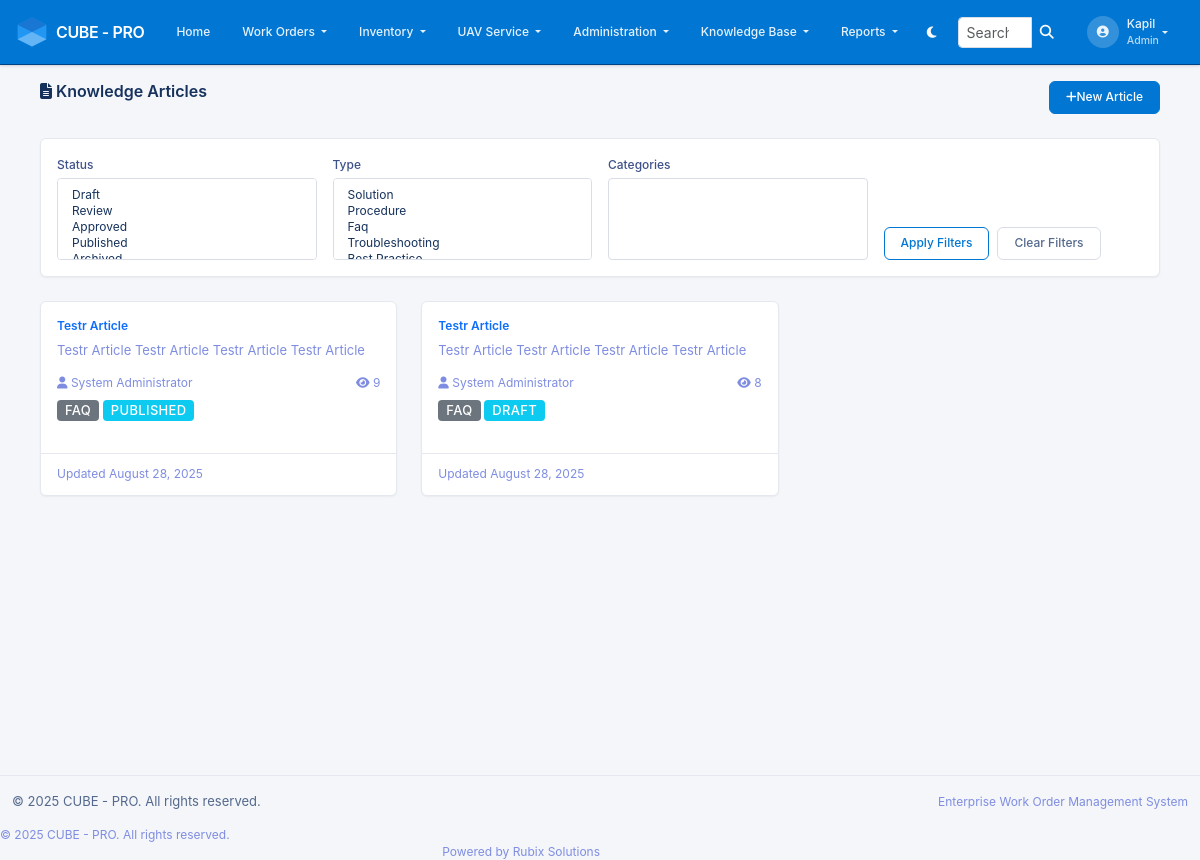
Screenshot of /knowledge/articles (signed in) with the database file from the repository.
### app/models.py (models this page shows, shortened)
class User(UserMixin, db.Model):
    __tablename__ = 'users'
    id = db.Column(db.Integer, primary_key=True)
    username = db.Column(db.String(64), unique=True, nullable=False, index=True)
    email = db.Column(db.String(120), unique=True, nullable=False, index=True)
    password_hash = db.Column(db.String(255), nullable=False)
    first_name = db.Column(db.String(64), nullable=False)
    last_name = db.Column(db.String(64), nullable=False)
    phone = db.Column(db.String(20))
    is_active = db.Column(db.Boolean, default=True)
    created_at = db.Column(db.DateTime, default=lambda: datetime.now(timezone.utc))
    last_login = db.Column(db.DateTime)
    role_id = db.Column(db.Integer, db.ForeignKey('roles.id'))
    created_workorders = db.relationship('WorkOrder', foreign_keys='WorkOrder.created_by_id',
                                       backref='creator', lazy='dynamic')
    assigned_workorders = db.relationship('WorkOrder', foreign_keys='WorkOrder.assigned_to_id',
                                        backref='assignee', lazy='dynamic')
    activities = db.relationship('WorkOrderActivity', backref='user', lazy='dynamic')
    def has_role(self, role_name):
        return self.role and self.role.name == role_name

class Role(db.Model):
    __tablename__ = 'roles'
    id = db.Column(db.Integer, primary_key=True)
    name = db.Column(db.String(64), unique=True, nullable=False)
    description = db.Column(db.String(255))
    created_at = db.Column(db.DateTime, default=lambda: datetime.now(timezone.utc))
    users = db.relationship('User', backref='role', lazy='dynamic')

### app/knowledge/models.py (models this page shows, shortened)
class KnowledgeArticle(db.Model):
    __tablename__ = 'knowledge_articles'
    id = db.Column(db.Integer, primary_key=True)
    kb_id = db.Column(db.String(20), unique=True, nullable=False)  # KB-YYYY-NNNN format
    title = db.Column(db.String(200), nullable=False)
    summary = db.Column(db.Text, nullable=False)
    description = db.Column(db.Text)
    solution = db.Column(db.Text)
    workaround = db.Column(db.Text)
    problem_statement = db.Column(db.Text)
    environment = db.Column(db.Text)
    cause = db.Column(db.Text)
    resolution_steps = db.Column(db.Text)
    prevention_steps = db.Column(db.Text)
    related_documents = db.Column(db.Text)
    article_type = db.Column(db.Enum(KnowledgeType), nullable=False, default=KnowledgeType.SOLUTION)
    status = db.Column(db.Enum(KnowledgeStatus), nullable=False, default=KnowledgeStatus.DRAFT)
    visibility = db.Column(db.Enum(VisibilityLevel), nullable=False, default=VisibilityLevel.PUBLIC)
    priority = db.Column(db.String(20), default='MEDIUM')  # LOW, MEDIUM, HIGH, CRITICAL
    category_id = db.Column(db.Integer, db.ForeignKey('knowledge_categories.id'))
    keywords = db.Column(db.Text)  # Comma-separated keywords for search
    author_id = db.Column(db.Integer, db.ForeignKey('users.id'), nullable=False)
    reviewer_id = db.Column(db.Integer, db.ForeignKey('users.id'))
    approver_id = db.Column(db.Integer, db.ForeignKey('users.id'))
    created_at = db.Column(db.DateTime, default=lambda: datetime.now(timezone.utc))
    updated_at = db.Column(db.DateTime, default=lambda: datetime.now(timezone.utc), onupdate=lambda: datetime.now(timezone.utc))
    reviewed_at = db.Column(db.DateTime)
    approved_at = db.Column(db.DateTime)
    published_at = db.Column(db.DateTime)
    expires_at = db.Column(db.DateTime)
    view_count = db.Column(db.Integer, default=0)
    helpful_count = db.Column(db.Integer, default=0)
    not_helpful_count = db.Column(db.Integer, default=0)
    average_rating = db.Column(db.Float, default=0.0)
    last_verified_at = db.Column(db.DateTime)
    verified_by_id = db.Column(db.Integer, db.ForeignKey('users.id'))
    version = db.Column(db.String(10), default='1.0')
    parent_article_id = db.Column(db.Integer, db.ForeignKey('knowledge_articles.id'))
    author = db.relationship('User', foreign_keys=[author_id], backref='authored_articles')
    reviewer = db.relationship('User', foreign_keys=[reviewer_id], backref='reviewed_articles')
    approver = db.relationship('User', foreign_keys=[approver_id], backref='approved_articles')
    verified_by = db.relationship('User', foreign_keys=[verified_by_id], backref='verified_articles')
    tags = db.relationship('KnowledgeTag', secondary=article_tags, backref='articles')
    visibility_roles = db.relationship('Role', secondary=article_visibility_roles, backref='visible_articles')
    visibility_users = db.relationship('User', secondary=article_visibility_users, backref='accessible_articles')
    parent_article = db.relationship('KnowledgeArticle', remote_side=[id], backref='child_versions')
    comments = db.relationship('KnowledgeComment', backref='article', lazy='dynamic', cascade='all, delete-orphan')
    attachments = db.relationship('KnowledgeAttachment', backref='article', lazy='dynamic', cascade='all, delete-orphan')
    ratings = db.relationship('KnowledgeRating', backref='article', lazy='dynamic', cascade='all, delete-orphan')
    views = db.relationship('KnowledgeView', backref='article', lazy='dynamic', cascade='all, delete-orphan')

class KnowledgeCategory(db.Model):
    __tablename__ = 'knowledge_categories'
    id = db.Column(db.Integer, primary_key=True)
    name = db.Column(db.String(100), nullable=False)
    description = db.Column(db.Text)
    parent_id = db.Column(db.Integer, db.ForeignKey('knowledge_categories.id'))
    icon = db.Column(db.String(50))
    color = db.Column(db.String(7))  # Hex color code
    sort_order = db.Column(db.Integer, default=0)
    is_active = db.Column(db.Boolean, default=True)
    created_at = db.Column(db.DateTime, default=lambda: datetime.now(timezone.utc))
    updated_at = db.Column(db.DateTime, default=lambda: datetime.now(timezone.utc), onupdate=lambda: datetime.now(timezone.utc))
    parent = db.relationship('KnowledgeCategory', remote_side=[id], backref='children')
    articles = db.relationship('KnowledgeArticle', backref='category', lazy='dynamic')

### app/knowledge/routes.py (the view)
@knowledge.route('/articles')
@login_required
def list_articles():
    filter_form = KnowledgeFilterForm()
    query = get_user_accessible_articles()
    query = query.order_by(desc(KnowledgeArticle.updated_at))
    page = request.args.get('page', 1, type=int)
    per_page = 20
    articles = query.paginate(
        page=page, per_page=per_page, error_out=False
    )
    return render_template('knowledge/list.html',
                         articles=articles,
                         filter_form=filter_form)

### app/templates/knowledge/list.html (shortened to what this page needs)
{% extends "base.html" %}
{% block content %}
<div class="container-fluid">
    <div class="d-flex justify-content-between align-items-center mb-4">
        <h2><i class="fas fa-file-alt"></i> Knowledge Articles</h2>
        <a href="{{ url_for('knowledge.create_article') }}" class="btn btn-primary">
            <i class="fas fa-plus"></i> New Article
        </a>
    </div>
    <div class="card mb-4">
        <div class="card-body">
            <form method="GET" class="row g-3">
                <div class="col-md-3">
                    {{ filter_form.status.label(class="form-label") }}
                    {{ filter_form.status(class="form-select", multiple=true) }}
                </div>
                <div class="col-md-3">
                    {{ filter_form.article_type.label(class="form-label") }}
                    {{ filter_form.article_type(class="form-select", multiple=true) }}
                </div>
                <div class="col-md-3">
                    {{ filter_form.category_id.label(class="form-label") }}
                    {{ filter_form.category_id(class="form-select", multiple=true) }}
                </div>
                <div class="col-md-3 d-flex align-items-end">
                    {{ filter_form.apply_filters(class="btn btn-outline-primary me-2") }}
                    {{ filter_form.clear_filters(class="btn btn-outline-secondary") }}
                </div>
            </form>
        </div>
    </div>
    <div class="row">
        {% if articles.items %}
            {% for article in articles.items %}
            <div class="col-md-6 col-lg-4 mb-4">
                <div class="card h-100">
                    <div class="card-body">
                        <h5 class="card-title">
                            <a href="{{ url_for('knowledge.view_article', id=article.id) }}" class="text-decoration-none">
                                {{ article.title }}
                            </a>
                        </h5>
                        <p class="card-text text-muted small">
                            {{ article.summary[:150] }}{% if article.summary|length > 150 %}...{% endif %}
                        </p>
                        <div class="d-flex justify-content-between align-items-center">
                            <small class="text-muted">
                                <i class="fas fa-user"></i> {{ article.author.first_name }} {{ article.author.last_name }}
                            </small>
                            <small class="text-muted">
                                <i class="fas fa-eye"></i> {{ article.view_count or 0 }}
                            </small>
                        </div>
                        <div class="mt-2">
                            {% if article.category %}
                                <span class="badge bg-secondary">{{ article.category.name }}</span>
                            {% endif %}
                            {% if article.status %}
                                {% if article.status.name == 'published' %}
                                    <span class="badge bg-success">{{ article.status.name|title }}</span>
                                {% elif article.status.name == 'draft' %}
                                    <span class="badge bg-warning">{{ article.status.name|title }}</span>
                                {% else %}
                                    <span class="badge bg-info">{{ article.status.name|title }}</span>
                                {% endif %}
                            {% endif %}
                        </div>
                    </div>
                    <div class="card-footer bg-transparent">
                        <small class="text-muted">
                            Updated {{ article.updated_at.strftime('%B %d, %Y') }}
                        </small>
                    </div>
                </div>
            </div>
            {% endfor %}
        {% endif %}
    </div>
</div>
{% endblock %}

### app/templates/base.html (shortened to what this page needs)
<!DOCTYPE html>
<html lang="en" data-bs-theme="light">
<head>
    <link href="https://cdn.jsdelivr.net/npm/bootstrap@5.3.2/dist/css/bootstrap.min.css" rel="stylesheet">
    <link href="https://cdnjs.cloudflare.com/ajax/libs/font-awesome/6.4.0/css/all.min.css" rel="stylesheet">
    <link href="{{ url_for('static', filename='css/style.css') }}" rel="stylesheet">
</head>
<body>
    {% if current_user.is_authenticated %}
    <nav class="navbar navbar-expand-lg navbar-dark">
        <div class="container-fluid px-3">
            <a class="navbar-brand fw-semibold d-flex align-items-center" href="{{ url_for('main.dashboard') }}">
                <img src="{{ url_for('static', filename='img/cube.svg') }}" alt="Cube Logo" style="height:32px;width:32px;object-fit:contain;" class="me-2">
                CUBE - PRO
            </a>
            <div class="collapse navbar-collapse" id="navbarNav">
                <ul class="navbar-nav me-auto">
                    <li class="nav-item">
                        <a class="nav-link px-2" href="{{ url_for('main.dashboard') }}">
                            Home
                        </a>
                    </li>
                    <li class="nav-item dropdown">
                        <a class="nav-link dropdown-toggle px-2" href="#" id="workordersDropdown" role="button" data-bs-toggle="dropdown">
                            Work Orders
                        </a>
                    </li>
                    {% if current_user.role and (current_user.role.name == 'admin' or current_user.role.name == 'manager') %}
                    <li class="nav-item dropdown">
                        <a class="nav-link dropdown-toggle px-2" href="#" id="inventoryDropdown" role="button" data-bs-toggle="dropdown">
                            Inventory
                        </a>
                    </li>
                    <li class="nav-item dropdown">
                        <a class="nav-link dropdown-toggle px-2" href="#" id="uavServiceDropdown" role="button" data-bs-toggle="dropdown">
                            UAV Service
                        </a>
                    </li>
                    <li class="nav-item dropdown">
                        <a class="nav-link dropdown-toggle px-2" href="#" id="adminDropdown" role="button" data-bs-toggle="dropdown">
                            Administration
                        </a>
                    </li>
                    <li class="nav-item dropdown">
                        <a class="nav-link dropdown-toggle px-2" href="#" id="knowledgeDropdown" role="button" data-bs-toggle="dropdown">
                            Knowledge Base
                        </a>
                    </li>
                    <li class="nav-item dropdown">
                        <a class="nav-link dropdown-toggle px-2" href="#" id="reportsDropdown" role="button" data-bs-toggle="dropdown">
                            Reports
                        </a>
                    </li>
                    {% endif %}
                </ul>
                <button class="btn btn-outline-light btn-sm me-2" id="themeToggle">
                    <i class="fas fa-moon"></i>
                </button>
                <form class="d-flex me-2" method="GET" action="{{ url_for('main.search') }}">
                    <div class="input-group input-group-sm">
                        <input class="form-control" type="search" name="q" placeholder="Search..." aria-label="Search" style="max-width: 200px;">
                        <button class="btn btn-outline-light" type="submit">
                            <i class="fas fa-search"></i>
                        </button>
                    </div>
                </form>
                <ul class="navbar-nav">
                    <li class="nav-item dropdown">
                        <a class="nav-link dropdown-toggle d-flex align-items-center" href="#" id="navbarDropdown" role="button" data-bs-toggle="dropdown">
                            <div class="user-avatar me-2">
                                <i class="fas fa-user-circle"></i>
                            </div>
                            <div class="user-info d-none d-md-block">
                                <div class="fw-medium">{{ current_user.first_name }}</div>
                                <small class="text-light opacity-75">{{ current_user.role.name|title if current_user.role else 'User' }}</small>
                            </div>
                        </a>
                    </li>
                </ul>
            </div>
        </div>
    </nav>
    {% endif %}
    <main class="{% if current_user.is_authenticated %}main-content{% else %}auth-content{% endif %}">
        {% if current_user.is_authenticated %}
        <div class="container-fluid">
        {% endif %}
            {% block content %}{% endblock %}
        {% if current_user.is_authenticated %}
        </div>
        {% endif %}
    </main>
    {% if current_user.is_authenticated %}
    <footer class="footer mt-auto">
    <div class="{% if current_user.is_authenticated %}container-fluid{% else %}container d-flex align-items-center justify-content-center min-vh-100{% endif %}">
            <div class="row align-items-center">
                <div class="col-md-6">
                    <p class="mb-0">&copy; 2025 CUBE - PRO. All rights reserved.</p>
                </div>
                <div class="col-md-6 text-end">
                    <span class="text-muted">Enterprise Work Order Management System</span>
                </div>
            </div>
        </div>
    </footer>
    {% endif %}
                <div class="col-md-6">
                    <p class="mb-0 text-muted">
                        © 2025 CUBE - PRO. All rights reserved.
                    </p>
                </div>
                <div class="col-md-6 text-md-end">
                    <p class="mb-0 text-muted">
                        Powered by Rubix Solutions
                    </p>
                </div>
</body>
</html>

### rows the page displays
User: first_name "Kapil"
Role: role.name "Admin"
KnowledgeArticle: title "Testr Article", summary "Testr Article Testr Article Testr Article Testr Article", author.first_name "System", author.last_name "Administrator", view_count "9", category.name "FAQ", status.name "PUBLISHED", updated_at "August 28, 2025"
KnowledgeArticle: title "Testr Article", summary "Testr Article Testr Article Testr Article Testr Article", author.first_name "System", author.last_name "Administrator", view_count "8", category.name "FAQ", status.name "DRAFT", updated_at "August 28, 2025"

### other values shown
{{ filter_form.status.label(class="form-label") }} "Status"
{{ filter_form.article_type.label(class="form-label") }} "Type"
{{ filter_form.category_id.label(class="form-label") }} "Categories"
